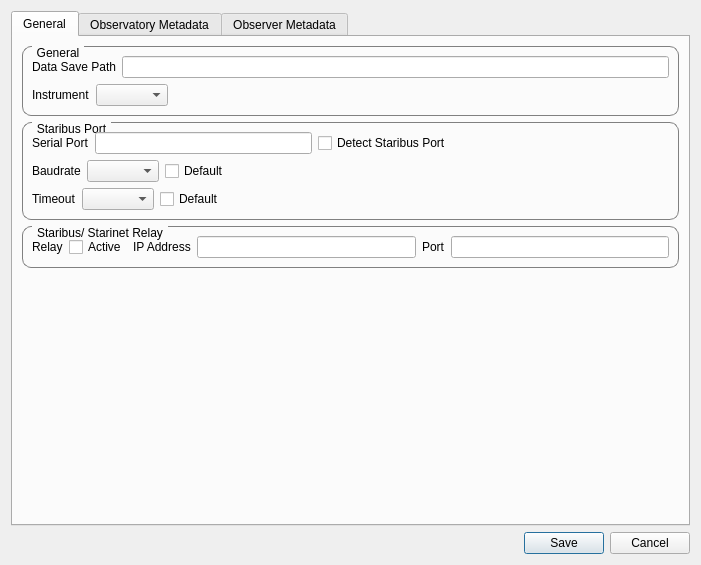
<?xml version="1.0" encoding="UTF-8"?>
<ui version="4.0">
 <class>ConfigurationDialog</class>
 <widget class="QDialog" name="ConfigurationDialog">
  <property name="geometry">
   <rect>
    <x>0</x>
    <y>0</y>
    <width>701</width>
    <height>565</height>
   </rect>
  </property>
  <property name="windowTitle">
   <string>Application Configuration</string>
  </property>
  <layout class="QGridLayout" name="gridLayout">
   <item row="0" column="0">
    <layout class="QVBoxLayout" name="verticalLayout">
     <item>
      <widget class="QTabWidget" name="tabWidget">
       <property name="currentIndex">
        <number>0</number>
       </property>
       <widget class="QWidget" name="tab">
        <attribute name="title">
         <string>General</string>
        </attribute>
        <layout class="QGridLayout" name="gridLayout_4">
         <item row="1" column="0">
          <widget class="QGroupBox" name="groupBox_2">
           <property name="styleSheet">
            <string notr="true">QGroupBox {
    border: 1px solid gray;
    border-radius: 9px;
    margin-top: 0.5em;
}

QGroupBox::title {
    subcontrol-origin: margin;
    left: 10px;
    padding: 0 3px 0 3px;
}</string>
           </property>
           <property name="title">
            <string>Staribus Port</string>
           </property>
           <layout class="QGridLayout" name="gridLayout_3">
            <item row="1" column="0">
             <layout class="QHBoxLayout" name="horizontalLayout_5">
              <item>
               <widget class="QLabel" name="label_5">
                <property name="text">
                 <string>Baudrate</string>
                </property>
               </widget>
              </item>
              <item>
               <widget class="QComboBox" name="comboBox"/>
              </item>
              <item>
               <widget class="QCheckBox" name="baudrateDefaultCheckBox">
                <property name="text">
                 <string>Default</string>
                </property>
               </widget>
              </item>
              <item>
               <spacer name="horizontalSpacer_3">
                <property name="orientation">
                 <enum>Qt::Horizontal</enum>
                </property>
                <property name="sizeHint" stdset="0">
                 <size>
                  <width>40</width>
                  <height>20</height>
                 </size>
                </property>
               </spacer>
              </item>
             </layout>
            </item>
            <item row="0" column="0">
             <layout class="QHBoxLayout" name="horizontalLayout_4">
              <item>
               <widget class="QLabel" name="label_3">
                <property name="text">
                 <string>Serial Port</string>
                </property>
               </widget>
              </item>
              <item>
               <widget class="QLineEdit" name="serialPortLineEdit"/>
              </item>
              <item>
               <widget class="QCheckBox" name="dectectInstrumentPortCheckBox">
                <property name="text">
                 <string>Detect Staribus Port</string>
                </property>
               </widget>
              </item>
              <item>
               <spacer name="horizontalSpacer_2">
                <property name="orientation">
                 <enum>Qt::Horizontal</enum>
                </property>
                <property name="sizeHint" stdset="0">
                 <size>
                  <width>40</width>
                  <height>20</height>
                 </size>
                </property>
               </spacer>
              </item>
             </layout>
            </item>
            <item row="2" column="0">
             <layout class="QHBoxLayout" name="horizontalLayout_6">
              <item>
               <widget class="QLabel" name="label_6">
                <property name="text">
                 <string>Timeout</string>
                </property>
               </widget>
              </item>
              <item>
               <widget class="QComboBox" name="comboBox_2"/>
              </item>
              <item>
               <widget class="QCheckBox" name="serialPortTimeoutCheckBox">
                <property name="text">
                 <string>Default</string>
                </property>
               </widget>
              </item>
              <item>
               <spacer name="horizontalSpacer_4">
                <property name="orientation">
                 <enum>Qt::Horizontal</enum>
                </property>
                <property name="sizeHint" stdset="0">
                 <size>
                  <width>40</width>
                  <height>20</height>
                 </size>
                </property>
               </spacer>
              </item>
             </layout>
            </item>
           </layout>
          </widget>
         </item>
         <item row="0" column="0">
          <widget class="QGroupBox" name="groupBox">
           <property name="styleSheet">
            <string notr="true">QGroupBox {
    border: 1px solid gray;
    border-radius: 9px;
    margin-top: 0.5em;
}

QGroupBox::title {
    subcontrol-origin: margin;
    left: 10px;
    padding: 0 3px 0 3px;
}</string>
           </property>
           <property name="title">
            <string>General</string>
           </property>
           <layout class="QGridLayout" name="gridLayout_2">
            <item row="0" column="0">
             <layout class="QHBoxLayout" name="horizontalLayout_2">
              <item>
               <widget class="QLabel" name="label">
                <property name="text">
                 <string>Data Save Path</string>
                </property>
               </widget>
              </item>
              <item>
               <widget class="QLineEdit" name="savepathLineEdit"/>
              </item>
             </layout>
            </item>
            <item row="1" column="0">
             <layout class="QHBoxLayout" name="horizontalLayout_3">
              <item>
               <widget class="QLabel" name="label_2">
                <property name="text">
                 <string>Instrument</string>
                </property>
               </widget>
              </item>
              <item>
               <widget class="QComboBox" name="instrumentComboBox"/>
              </item>
              <item>
               <spacer name="horizontalSpacer_5">
                <property name="orientation">
                 <enum>Qt::Horizontal</enum>
                </property>
                <property name="sizeHint" stdset="0">
                 <size>
                  <width>40</width>
                  <height>20</height>
                 </size>
                </property>
               </spacer>
              </item>
             </layout>
            </item>
           </layout>
          </widget>
         </item>
         <item row="2" column="0">
          <widget class="QGroupBox" name="groupBox_3">
           <property name="styleSheet">
            <string notr="true">QGroupBox {
    border: 1px solid gray;
    border-radius: 9px;
    margin-top: 0.5em;
}

QGroupBox::title {
    subcontrol-origin: margin;
    left: 10px;
    padding: 0 3px 0 3px;
}</string>
           </property>
           <property name="title">
            <string>Staribus/ Starinet Relay</string>
           </property>
           <layout class="QGridLayout" name="gridLayout_5">
            <item row="0" column="0">
             <layout class="QHBoxLayout" name="horizontalLayout_7">
              <item>
               <widget class="QLabel" name="label_4">
                <property name="text">
                 <string>Relay</string>
                </property>
               </widget>
              </item>
              <item>
               <widget class="QCheckBox" name="relayCheckBox">
                <property name="text">
                 <string>Active</string>
                </property>
               </widget>
              </item>
              <item>
               <widget class="QLabel" name="label_7">
                <property name="text">
                 <string>IP Address</string>
                </property>
               </widget>
              </item>
              <item>
               <widget class="QLineEdit" name="lineEdit"/>
              </item>
              <item>
               <widget class="QLabel" name="label_8">
                <property name="text">
                 <string>Port</string>
                </property>
               </widget>
              </item>
              <item>
               <widget class="QLineEdit" name="lineEdit_2"/>
              </item>
             </layout>
            </item>
           </layout>
          </widget>
         </item>
         <item row="3" column="0">
          <spacer name="verticalSpacer_2">
           <property name="orientation">
            <enum>Qt::Vertical</enum>
           </property>
           <property name="sizeHint" stdset="0">
            <size>
             <width>20</width>
             <height>40</height>
            </size>
           </property>
          </spacer>
         </item>
        </layout>
        <zorder></zorder>
        <zorder>groupBox</zorder>
        <zorder>groupBox_2</zorder>
        <zorder>groupBox_3</zorder>
        <zorder>verticalSpacer_2</zorder>
       </widget>
       <widget class="QWidget" name="tab_2">
        <attribute name="title">
         <string>Observatory Metadata</string>
        </attribute>
       </widget>
       <widget class="QWidget" name="tab_3">
        <attribute name="title">
         <string>Observer Metadata</string>
        </attribute>
       </widget>
      </widget>
     </item>
     <item>
      <layout class="QHBoxLayout" name="horizontalLayout">
       <item>
        <spacer name="horizontalSpacer">
         <property name="orientation">
          <enum>Qt::Horizontal</enum>
         </property>
         <property name="sizeHint" stdset="0">
          <size>
           <width>40</width>
           <height>20</height>
          </size>
         </property>
        </spacer>
       </item>
       <item>
        <widget class="QPushButton" name="saveButton">
         <property name="text">
          <string>Save</string>
         </property>
        </widget>
       </item>
       <item>
        <widget class="QPushButton" name="cancelButton">
         <property name="text">
          <string>Cancel</string>
         </property>
        </widget>
       </item>
      </layout>
     </item>
    </layout>
   </item>
  </layout>
 </widget>
 <resources/>
 <connections/>
</ui>
